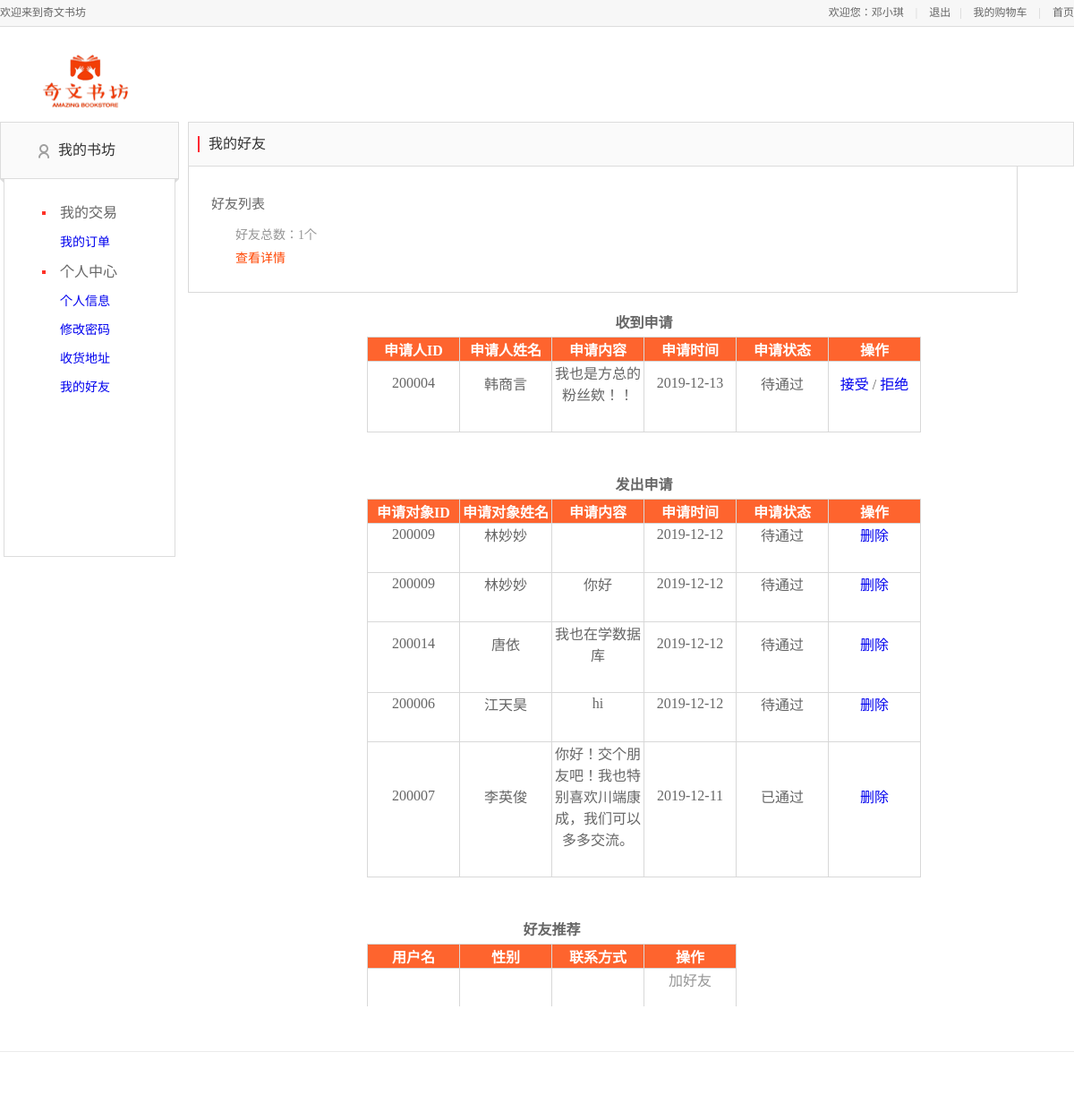
/用户界面/friendlist.php (signed in), run on an earlier commit of the app's database.
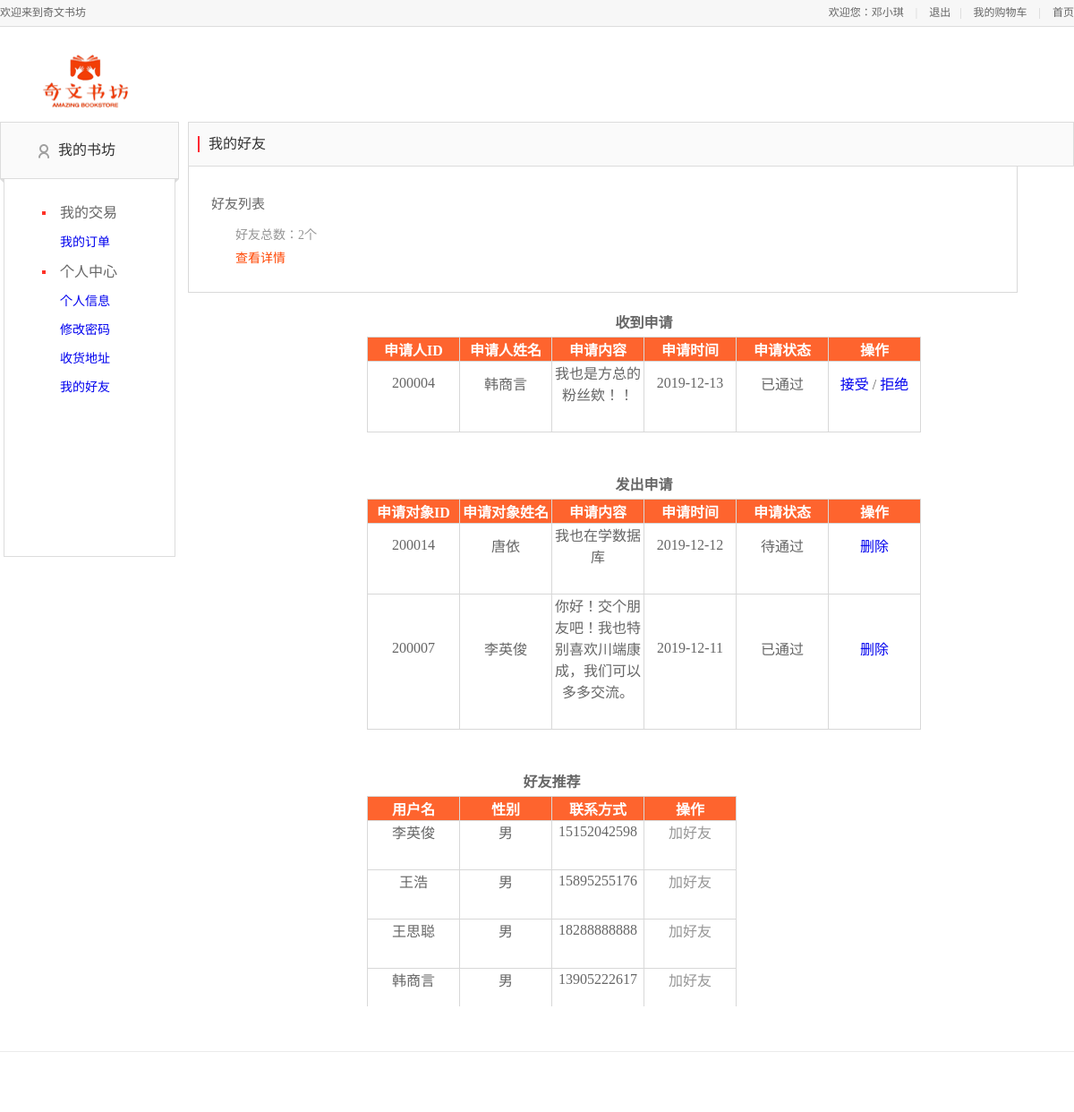
And on a later commit of the database.
### tables this page shows
CREATE TABLE IF NOT EXISTS `friend_apply` (
  `id` int(11) NOT NULL AUTO_INCREMENT,
  `uid` char(6) DEFAULT NULL,
  `sid` char(6) DEFAULT NULL,
  `apply_text` text,
  `apply_time` varchar(255) DEFAULT NULL,
  `apply_status` varchar(255) DEFAULT NULL,
  PRIMARY KEY (`id`)
);

CREATE TABLE IF NOT EXISTS `user_info` (
  `user_id` char(6) NOT NULL,
  `user_name` varchar(20) DEFAULT NULL,
  `user_sex` varchar(2) DEFAULT NULL,
  `user_tel` char(11) DEFAULT NULL,
  `user_password` varchar(14) DEFAULT NULL,
  `user_address` varchar(100) DEFAULT NULL,
  PRIMARY KEY (`user_id`)
);

### 用户界面/friendlist.php (the view, shortened to what this page needs)
<html>
<head>
    <link rel="stylesheet" type="text/css" href="/css/base.css">
    <link rel="stylesheet" type="text/css" href="css/base_1.css">
    <link rel="stylesheet" type="text/css" href="css/address.css">
    <link rel="stylesheet" type="text/css" href="css/main.css">
    <link rel="stylesheet" type="text/css" href="css/reset.css">
    <link rel="stylesheet" type="text/css" href="css/foot.css">
</head>
<body>
<div class="header_con">
    <div class="header">
        <div class="welcome fl">欢迎来到奇文书坊</div>
        <div class="fr">
            <div class="login_btn fl">
                <?php
                include "db.php";
                if(empty($_SESSION['user_name']))
                    echo "<script>alert('请先登录！');window.location.href='index.php';</script>";
                else
                    echo'欢迎您：'.$_SESSION['user_name'];
                ?>
                <span>|</span>
                <a href="logout.php">退出</a>
            </div>
            <div class="user_link fl">
                <span>|</span>
                <a href="ShowCart.php">我的购物车</a>
                <span>|</span>
                <a href="index.php">首页</a>
            </div>
        </div>
    </div>
</div>
<div class="mydang">
    <div class="head">
        <a class="logo" href="index.php">
            <img src="images/logo1.png" alt="">
        </a>
    </div>
    <div class="my_left">
        <div class="my_menu">
            <h3 class="my_menu_title">
                <a href="#" id="J_myhomeBtn">我的书坊</a>
            </h3>
            <dl>
                <dt id="class600" name="orders">我的交易</dt>
                <dd>
                    <a href="checkorder.php">我的订单</a>
                </dd>
                <dt id="class640" name="personalinformation">个人中心</dt>
                <dd>
                    <a href="personalinfo.php" id="a_personal">个人信息</a>
                </dd>
                <dd>
                    <a href="editpwd.php" id="a_eidpwd">修改密码</a>
                </dd>
                <dd>
                    <a href="address.php" id="a_adress">收货地址</a>
                </dd>
                <dd>
                    <a href="friendlist.php" id="a_adress">我的好友</a>
                </dd>
            </dl>
        </div>
    </div>
    <div class="my_main">
        <div class="my_title">
            <span class="title">我的好友</span>
        </div>
        <div class="address_list">
            <h3>好友列表</h3>
            <dl>
                <dt>好友总数：<?php
                    $id=$_SESSION['user_id'];
                    $q = "SELECT * from friend_relationship WHERE uid='$id'";
                    $r = mysqli_query($conn,$q);
                    $ra=mysqli_num_rows($r);
                    echo $ra.'个'
                    ?></dt>
                <dt ><a href="frienddetail.php" style="color: orangered">查看详情</a></dt>
            </dl>
        </div>
        <div class="shadow_box">
			 <p>
             <div class="table-con">
                 <?php
                 $sql="SELECT*from friend_apply,user_info where friend_apply.sid = '$id' and friend_apply.uid = user_info.user_id order by apply_time desc";
                 $r=mysqli_query($conn,$sql);
                 if($r){
                 ?>
                <table>
                    <caption align="top" style="margin-bottom: 5px;"><strong>收到申请</strong></caption>
                <tr>
                  <th>申请人ID</th>
                  <th>申请人姓名</th>
                  <th>申请内容</th>
                  <th>申请时间</th>
                    <th>申请状态</th>
                    <th>操作</th>
                </tr>
                    <?php
                    while ($row=mysqli_fetch_array($r)) {
                    ?>
                    <tr>
                            <td><?php echo $row["uid"] ?></td>
                            <td><?php echo $row["user_name"] ?></td>
                            <td><?php echo $row["apply_text"]?></td>
                            <td><?php echo $row["apply_time"]?></td>
                            <td><?php echo $row["apply_status"]?></td>
                            <td><a href="friendoperate.php?action=accept&id=<?=$row['uid']?>">接受</a>
                                <span>/</span>&nbsp;<a href="friendoperate.php?action=refuse&id=<?=$row['uid']?>">拒绝</a></td>
                    </tr>
                        <?php
                    }}
                    ?>
                </table>
              </div>
			  </p>
			<p>
            <div class="table-con">
                <?php
                $sql="SELECT*from friend_apply,user_info  where friend_apply.uid = '$id' and friend_apply.sid = user_info.user_id order by apply_time desc";
                $r=mysqli_query($conn,$sql);
                if($r){
                echo '
                <table>
                    <caption align="top" style="margin-bottom: 5px;"><strong>发出申请</strong></caption>
                    <tr>
                        <th>申请对象ID</th>
                        <th>申请对象姓名</th>
                        <th>申请内容</th>
                        <th>申请时间</th>
                        <th>申请状态</th>
                        <th>操作</th>
                    </tr>';
                    while ($row=mysqli_fetch_array($r)) {
                    ?>
                    <tr>
                        <td><?php echo $row["sid"] ?></td>
                        <td><?php echo $row["user_name"] ?></td>
                        <td><?php echo $row["apply_text"]?></td>
                        <td><?php echo $row["apply_time"]?></td>
                        <td><?php echo $row["apply_status"]?></td>
                        <td><a href="friendoperate.php?action=delete&id=<?=$row['sid']?>">删除</a></td>
                    </tr>
                    <?php
                    }}
                    ?>
                </table>
                <br><br><br>
                <div class="table-con">
                <table>
                    <caption align="top" style="margin-bottom: 5px;"><strong>好友推荐</strong></caption>
                    <thead>
                        <tr>
                            <th>用户名</th>
                            <th>性别</th>
                            <th>联系方式</th>
                            <th>操作</th>
                        </tr>
                    </thead>
                    <tbody>
                        <?php
                        $sql = 'SELECT user2_id, user_name, user_sex, user_tel FROM user_similarity JOIN user_info ON user_similarity.user2_id=user_info.user_id WHERE user1_id='.$id.' ORDER BY similarity DESC';
                        $result = mysqli_query($conn, $sql);
                        for ($i=0; $i<4; $i++){
                            $row = mysqli_fetch_array($result);
                            ?>
                        <tr>
                            <td><?php echo $row["user_name"]; ?></td>
                            <td><?php echo $row["user_sex"]; ?></td>
                            <td><?php echo $row["user_tel"]; ?></td>
                            <td><a href="" title="">加好友</a></td>
                        </tr>
                        <?php
                        }
                        ?>
                    </tbody>
                </table>
            </div>
            </div>
			</p>
            </div>
  </div>
    </div>
<div class="footer_nav_box">
</div>
</body>
</html>

### CSS/base.css (style rules this page uses)
body, button, ul, li, ol, p, dl, dd, h1, h2, h3, h4, h5, h6, img, iframe, form, input { margin: 0; padding: 0; list-style-type: none; border: 0; }
a { text-decoration: none; }
img { border: none; }
body { background: #ffffff; }

### CSS/base_1.css (style rules this page uses)
body, button, ul, li, ol, p, dl, dd, h1, h2, h3, h4, h5, h6, img, iframe, form, input { margin: 0; padding: 0; list-style-type: none; border: 0; }
body { font-size: 12px; color: #404040; font-family: 'Microsoft YaHei'; background-color:#fff; }
.mydang { width: 1200px; height: 1084px; margin: 10px auto 50px; overflow: hidden; }
.mydang .head { margin: 8px auto 8px; height: 80px; }
.mydang .head img { width: 130px; height: 80px; float: left; margin: 0px 0 0 30px; }
.my_left { width: 200px; height: 800px; float: left; }
.my_menu { background: url("../../static/images/my_menu_title_bg.png") 0 63px no-repeat; }
.my_menu .my_menu_title { height: 62px; line-height: 62px; margin-bottom: 6px; font-size: 16px; background: url("../../static/images/icon_menu.png") 42px 24px no-repeat #fafafa; border: 1px solid #dcdcdc; border-bottom: none 0; padding-left: 64px; font-weight: normal; }
.my_menu .my_menu_title a { color: #323232; }
.my_menu dl { border: 1px solid #dcdcdc; border-top: none 0; width: 148px; height: 400px; margin: 0 auto; padding: 16px 0 0 42px; }
.my_menu dt { margin: 8px 0; line-height: 18px; font-size: 16px; padding-left: 20px; background: url("../images/icon_menu.png") 0 -35px no-repeat; }
.my_menu dd { line-height: 32px; padding-left: 20px; font-size: 14px; }

### CSS/address.css (style rules this page uses)
.my_main { width: 990px; padding: 0 0 0 10px; height: 600px; float: left; display: block; }
.my_title { height: 48px; line-height: 48px; background: #fafafa; border: 1px solid #dcdcdc; overflow: hidden; }
.my_title .title { margin: 15px 0 15px 10px; padding: 0 0 0 10px; font-size: 16px; color: #323232; line-height: 18px; border-left: 2px solid #ff2832; display: inline-block; }
.address_list { border: 1px solid #d9d9d9; border-top: none 0; padding: 30px 0 60px 25px; margin-bottom: 20px; width: 900px; height: 50px; }
.address_list h3 { font-size: 15px; }
.address_list dl { margin: 8px 0; line-height: 16px; font-size: 12px; padding-left: 27px; }
.address_list dl dt { color: #969696; font-size: 14px; padding-top: 10px; }
.shadow_box { width: 1410px; height: 700px; margin-bottom: 10px; position: relative; display: inline-block; }
.shadow_box table { top: 0px; position: relative; left: 200px; }
.shadow_box table td { padding: 0 0 30px; position: relative; }

### CSS/main.css (style rules this page uses)
body { font-family:'Microsoft Yahei';font-size:12px;color:#666; }
html,body { height:100% }
.header_con { background-color:#f7f7f7; height:29px; border-bottom:1px solid #dddddd }
.header { width:1200px; height:29px; margin:0 auto; }
.welcome,.login_info,.login_btn,.user_link { line-height:29px; }
.login_btn a,.user_link a { color:#666; }
.login_btn span,.user_link span { color:#cecece; margin:0 10px; }

### CSS/foot.css (style rules this page uses)
.footer_nav_box { border-top: 1px solid #ebebeb; width:100%; min-width: 960px; padding: 17px 0 50px; }
.footer_nav_box a,.footer_nav_box { color: #8c8c8c; font-size: 12px; text-decoration: none; }

### 用户界面/friendlist.php (style rules this page uses)
.table-con th { background-color: #FE642E; color: #FFFFFF; }
table { background-color: #FFFFFF; border-collapse: collapse; vertical-align: center; }
th,td { width:100px; height: auto; border:1px solid #D8D8D8; table-layout: fixed; word-wrap: break-word; }
td { text-align: center; vertical-align: middle; }

What changed in the data, as far as the page shows it:
removed friend_apply: sid "200009", user_info.user_name "林妙妙", apply_time "2019-12-12", apply_status "待通过", shown under "发出申请"
removed friend_apply: sid "200009", user_info.user_name "林妙妙", apply_text "你好", apply_time "2019-12-12", apply_status "待通过", shown under "发出申请"
removed friend_apply: sid "200006", user_info.user_name "江天昊", apply_text "hi", apply_time "2019-12-12", apply_status "待通过", shown under "发出申请"
changed friend_apply "我也是方总的粉丝欸！！": apply_status "待通过" → "已通过"
Also different on the page:
$ra: "1" → "2"
new list line: "李英俊 男 15152042598 加好友"
new list line: "王浩 男 15895255176 加好友"
new list line: "王思聪 男 18288888888 加好友"
new list line: "韩商言 男 13905222617 加好友"
list line gone: "加好友"
